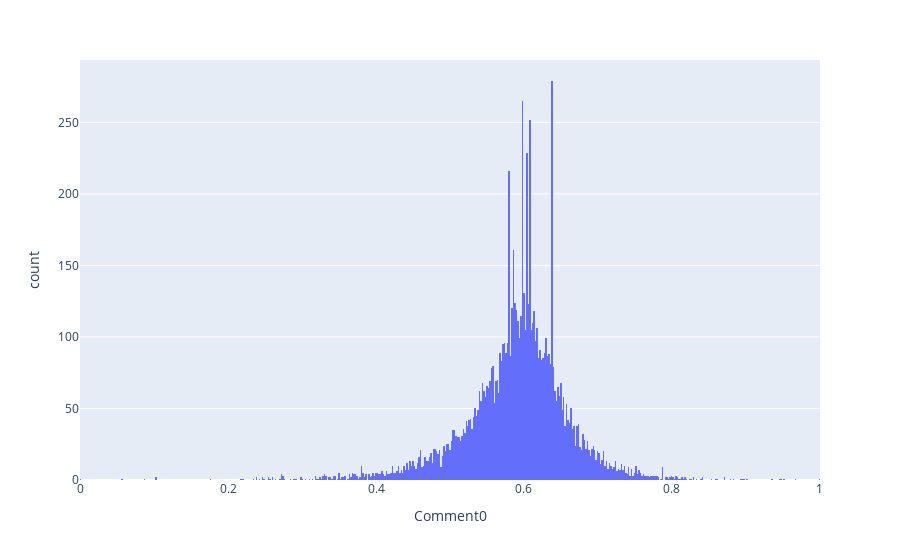

Notebook code for this chart:
### Code cell
import plotly.express as px
fig = px.histogram(zeit_senti_clas, x="Comment0", nbins=1000)
fig.show()

### Figure 1 — Plotly figure (JSON) as saved in the notebook; plotly's stock layout.template omitted (floating-point values rounded to 4 significant figures; data arrays with more than 128 entries replaced by an {"elided": "..."} marker saying what was removed)
{"data": [{"alignmentgroup": "True", "bingroup": "x", "hovertemplate": "Comment0=%{x}<br>count=%{y}<extra></extra>", "legendgroup": "", "marker": {"color": "#636efa", "pattern": {"shape": ""}}, "name": "", "nbinsx": 1000, "offsetgroup": "", "orientation": "v", "showlegend": false, "x": {"elided": "8668 float values"}, "xaxis": "x", "yaxis": "y", "type": "histogram"}], "layout": {"xaxis": {"anchor": "y", "domain": [0.0, 1.0], "title": {"text": "Comment0"}}, "yaxis": {"anchor": "x", "domain": [0.0, 1.0], "title": {"text": "count"}}, "legend": {"tracegroupgap": 0}, "margin": {"t": 60}, "barmode": "relative"}}
